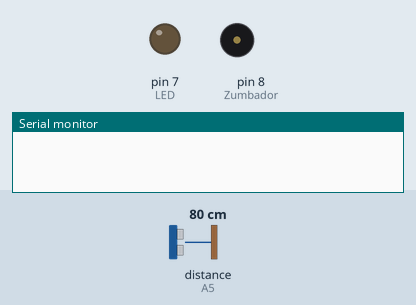
This sketch was run on a simulated Arduino Uno, built with avr-gcc and run on an emulated ATmega328P. Shown: output pins drawn as LEDs (lit = HIGH), buzzer (waves = sounding, pin HIGH), the last lines printed to the serial monitor. Wiring (inferred from the names in the program): ultrasonic range finder: trigger pin 4; echo A5. Dashed ring = blinking. The inputs (shaded band) are chosen by the test bench; at power-on: distance to the obstacle (sensor on A5) 80 cm. The echo pulse lasts 58.3 µs per cm; pins used as bus, display or sensor lines are not drawn.

Above: at 0.9 s.
At 2.4 s:
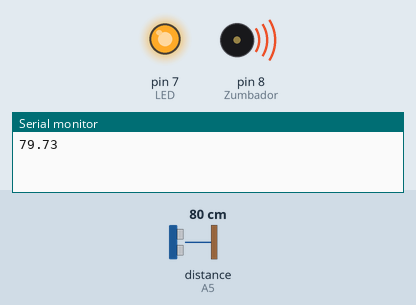
2.5 s: distance to the obstacle (sensor on A5) set to 2 cm
6.0 s: distance to the obstacle (sensor on A5) set to 35 cm
At 6.63 s:
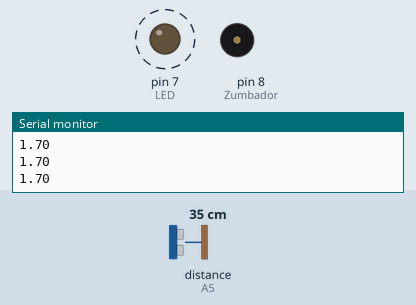
Timing chart, 0 to 15.5 s (numbered marks = the images above; inputs shaded):
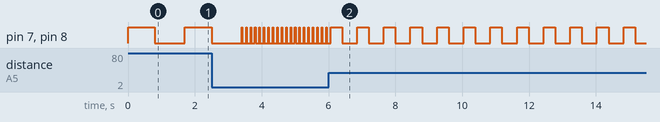

The sketch:

Sesnor_reversa.ino
```cpp
float tiempo;
float distancia;

void setup()
{
  pinMode(4,OUTPUT); // Trigger
  pinMode(A5,INPUT); // Echo
  pinMode(7,OUTPUT); // LED
  pinMode(8,OUTPUT); // Zumbador
  Serial.begin(9600);

}

void loop()
{
  digitalWrite(4,LOW);
  delayMicroseconds(20);
  digitalWrite(4,HIGH);
  delayMicroseconds(10);
  digitalWrite(4,LOW);


  tiempo = pulseIn(A5,HIGH);

  distancia = 0.01716 * tiempo;

  if(distancia<100)
  {
    digitalWrite(7,HIGH);
    digitalWrite(8,HIGH);
    delay(distancia*10);

    digitalWrite(7,LOW);
    digitalWrite(8,LOW);
    delay(distancia*10);

  }

   Serial.println(distancia);
   delay(100);


}
```

Measured:
- after the input at 6.0 s, pin 7 (LED), pin 8 (Zumbador): alternates HIGH for 0.35 s and LOW for 0.45 s, starting after 0.41 s
- by itself, pin 7 (LED), pin 8 (Zumbador): repeats every 0.13 s: HIGH 0.02 s, LOW 0.12 s
